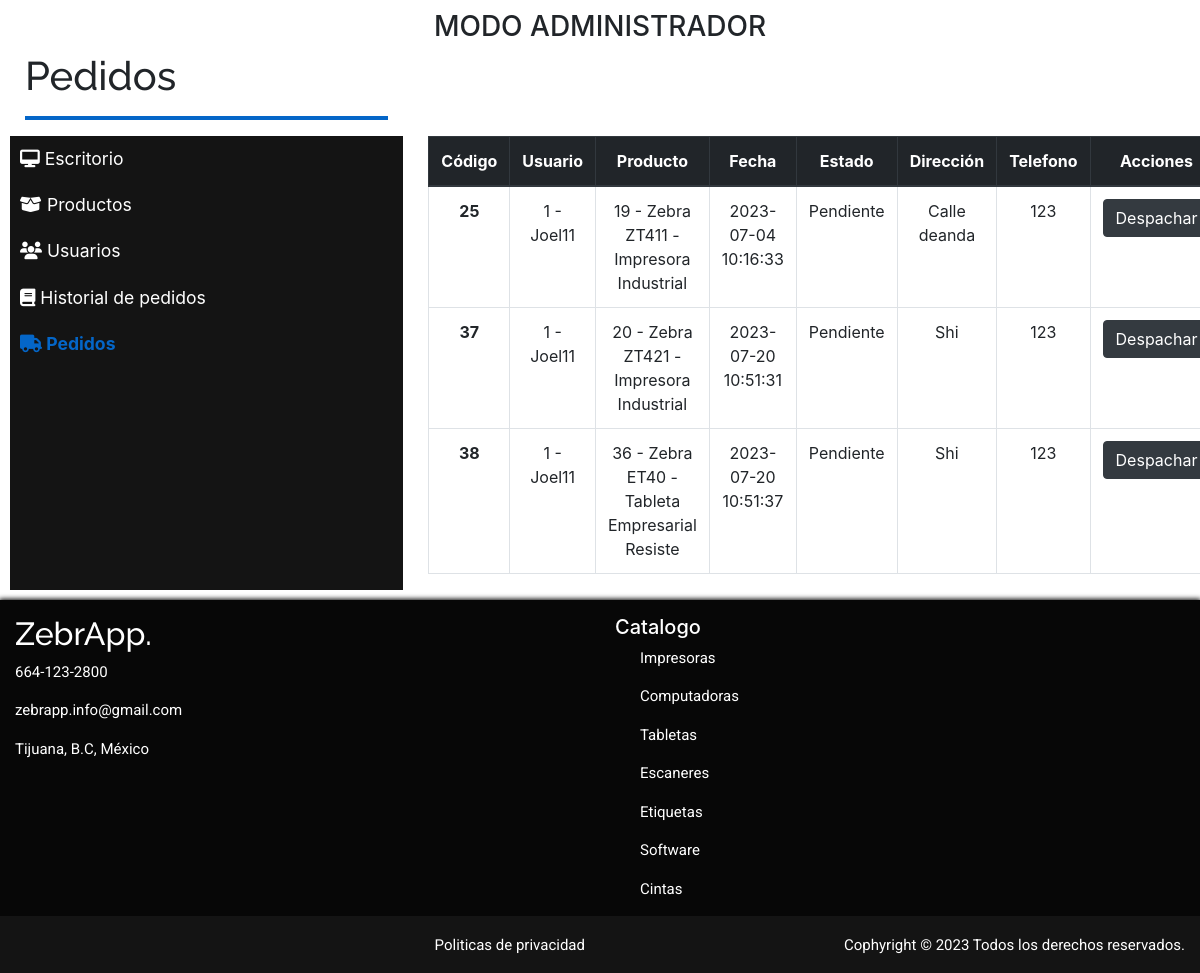
Screenshot of /admin/miadmin-pedidos.php with the database file from the repository.
### tables this page shows
CREATE TABLE `pedidos` (
  `idPedido` int(11) NOT NULL,
  `idUsuario` int(11) NOT NULL,
  `idProducto` int(11) NOT NULL,
  `FechaPedido` datetime NOT NULL,
  `estado` int(11) NOT NULL,
  `dirPedido` varchar(100) NOT NULL,
  `telPedido` varchar(12) NOT NULL
);

CREATE TABLE `usuariosl` (
  `idUsuarios` int(11) NOT NULL,
  `userUsuario` varchar(100) NOT NULL,
  `passwordUsuario` varchar(100) NOT NULL,
  `NombreUsuario` varchar(100) NOT NULL,
  `ApellidoUsuario` varchar(100) NOT NULL,
  `emailUsuario` varchar(150) NOT NULL,
  `telefonoUsuario` varchar(50) NOT NULL,
  `ciudadUsuario` varchar(100) NOT NULL,
  `codposUsuario` varchar(100) NOT NULL,
  `Dirección` varchar(200) NOT NULL,
  `tipoUsuario` varchar(40) NOT NULL
);

CREATE TABLE `producto` (
  `idProducto` int(11) NOT NULL,
  `nomProducto` varchar(40) NOT NULL,
  `desProducto` varchar(100) NOT NULL,
  `preProducto` decimal(10,2) NOT NULL,
  `estado` int(11) NOT NULL,
  `imgProducto` varchar(100) DEFAULT NULL,
  `tipoProducto` int(11) NOT NULL,
  `desLProducto` varchar(400) NOT NULL,
  `featured` int(11) NOT NULL
);

### admin/miadmin-pedidos.php (the view, shortened to what this page needs)
<!DOCTYPE html>
<html>
    <head>
        <link rel="stylesheet" type="text/css" href="">
        <link rel="stylesheet" type="text/css" href="../css/styles.css">
        <link rel="stylesheet" type="text/css" href="../css/bootstrap.css">
        <link rel="stylesheet" type="text/css" href="../fontawesome-free-6.3.0-web\css\all.css">
    </head>
    <body class="panelcontrol" >
      <?php include ("../conexion.php");
      ?>
        <div style=" margin:10px;">
        <span class="text-center"><h3 >MODO ADMINISTRADOR</h3></span>
            <div class="col-sm-4">
                <h1 >Pedidos</h1>
                <hr class="lineazul">
            </div>
            <div id="sidebar"class="container-fluid">
                <div class="row">
                    <div class="col-sm-4" style="background-color:#141414; padding: 0px">
                        <ul class="nav flex-column navbarleftside">
                            <li class="nav-item">
                                <a class="nav-link " href="miadmin.php"><i class="fa-solid fa-desktop"></i>  Escritorio</a>
                            </li>
                            <li class="nav-item ">
                                <a class="nav-link " href="miadmin-productos.php"><i class="fa-solid fa-box-open"></i> Productos</a>
                            </li>
                            <li class="nav-item ">
                                <a class="nav-link " href="miadmin-usuarios.php"><i class="fa-solid fa-users"></i> Usuarios</a>
                            </li>
                            <li class="nav-item ">
                                <a class="nav-link" href="miadmin-historial.php"> <i class="fa-solid fa-book"></i> Historial de pedidos</a>
                            </li>
                            <li class="nav-item ">
                                <a class="nav-link active " href="miadmin-pedidos.php"> <i class="fa-solid fa-truck"></i> Pedidos</a>
                            </li>
                        </ul>
                    </div>
                    <div class="col-sm-8" style="padding-left: 25px !important;">
                    <div class="text-center">
                    <table class="table table-bordered">
                                <thead class="thead-dark">
                                    <tr>
                                    <th scope="col">Código</th>
                                    <th scope="col">Usuario</th>
                                    <th scope="col">Producto</th>
                                    <th scope="col">Fecha</th>
                                    <th scope="col">Estado</th>
                                    <th scope="col">Dirección</th>
                                    <th scope="col">Telefono</th>
                                    <th scope="col">Acciones</th>
                                    </tr>
                                </thead>
                                <tbody>
                                    <?php
                                        $sql="SELECT ped.*,usu.*,pro.*,case when ped.estado=2 then 'Pendiente' else 'Otro' end
                                        estadotexto FROM pedidos ped
                                        inner join usuariosl usu
                                        on ped.idUsuario=usu.idUsuarios
                                        inner join producto pro
                                        on ped.idProducto=pro.idProducto
                                        where ped.estado=2";
                                        $resultado=mysqli_query($conexion,$sql);
                                        while($row=mysqli_fetch_array($resultado)){
                                            echo
                                            '<tr>
                                            <th scope="row">'.$row['idPedido'].'</th>
                                                <td>'.$row['idUsuario'].' - '.$row['userUsuario'].'</td>
                                                <td>'.$row['idProducto'].' - '.$row['nomProducto'].'</td>
                                                <td>'.$row['FechaPedido'].'</td>
                                                <td>'.$row['estadotexto'].'</td>
                                                <td>'.$row['dirPedido'].'</td>
                                                <td>'.$row['telPedido'].'</td>
                                                <td> <button onclick="despachado('.$row['idPedido'].')"class="btn btn-dark"> Despachar </button> </td>
                                            </tr>';
                                        }
                                    ?>
                                </tbody>
                            </table>
                        </div>
                    </div>
                </div>
            </div>
        </div>
        <footer>
            <?php
                require_once('../footer.php');
            ?>
            </footer>
    </body>
</html>

### css/styles.css (style rules this page uses)
h1 { font-family: 'Raleway', sans-serif !important; }
.navbarleftside { background-color: #141414; color:#ffffff; }
#sidebar ul li a { padding: 10px; font-size: 1.1em; transition: 0.3s; }
.active { color:#0466C8 !important; font-weight: bold; }
.nav-link { color:#ffffff; }
.lineazul { border-top: 4px solid #0466C8; width:auto !important; text-align: left; }
.panelcontrol { background: rgb(255,255,255); }

### rows the page displays
pedidos: idPedido "25", idUsuario "1", usuariosl.userUsuario "Joel11", idProducto.idProducto "19", idProducto.nomProducto "Zebra ZT411 - Impresora Industrial", FechaPedido "2023-07-04 10:16:33", estadotexto "Pendiente", dirPedido "Calle deanda", telPedido "123"
pedidos: idPedido "37", idUsuario "1", usuariosl.userUsuario "Joel11", idProducto.idProducto "20", idProducto.nomProducto "Zebra ZT421 - Impresora Industrial", FechaPedido "2023-07-20 10:51:31", estadotexto "Pendiente", dirPedido "Shi", telPedido "123"
pedidos: idPedido "38", idUsuario "1", usuariosl.userUsuario "Joel11", idProducto.idProducto "36", idProducto.nomProducto "Zebra ET40 - Tableta Empresarial Resiste", FechaPedido "2023-07-20 10:51:37", estadotexto "Pendiente", dirPedido "Shi", telPedido "123"
